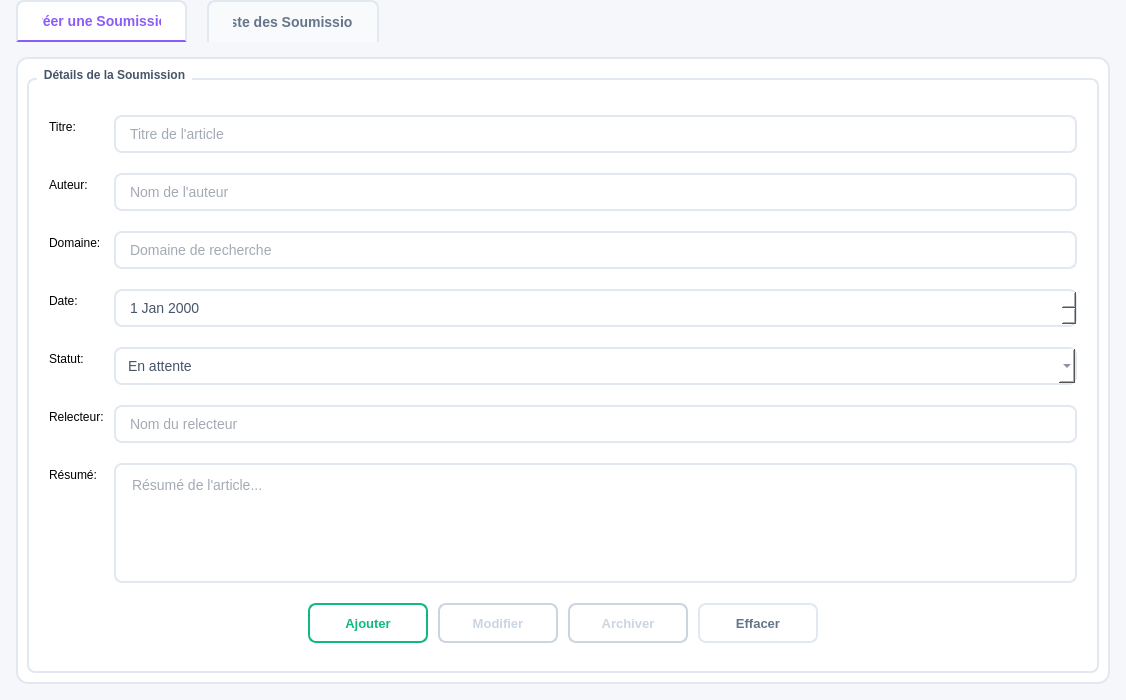
<?xml version="1.0" encoding="UTF-8"?>
<ui version="4.0">
 <class>Submission</class>
 <widget class="QWidget" name="Submission">
  <property name="geometry">
   <rect>
    <x>0</x>
    <y>0</y>
    <width>1000</width>
    <height>700</height>
   </rect>
  </property>
  <property name="windowTitle">
   <string>Gestion des Soumissions</string>
  </property>
  <property name="styleSheet">
   <string notr="true">QWidget#Submission {
    background-color: #F5F7FA;
}</string>
  </property>
  <layout class="QVBoxLayout" name="verticalLayout">
   <property name="spacing">
    <number>0</number>
   </property>
   <property name="leftMargin">
    <number>0</number>
   </property>
   <property name="topMargin">
    <number>0</number>
   </property>
   <property name="rightMargin">
    <number>0</number>
   </property>
   <property name="bottomMargin">
    <number>0</number>
   </property>
   <item>
    <widget class="QTabWidget" name="tabWidget">
     <property name="currentIndex">
      <number>0</number>
     </property>
     <property name="styleSheet">
      <string notr="true">QTabWidget::pane {
    border: 1.5px solid #E2E8F0;
    border-radius: 12px;
    background-color: #FFFFFF;
    top: -1px;
    margin: 16px;
}
QTabBar::tab {
    background-color: #F8FAFC;
    color: #64748B;
    padding: 12px 24px;
    border: 1.5px solid #E2E8F0;
    border-bottom: none;
    border-top-left-radius: 8px;
    border-top-right-radius: 8px;
    font-family: 'Segoe UI', sans-serif;
    font-size: 14px;
    font-weight: 600;
    margin-right: 4px;
    margin-left: 16px;
}
QTabBar::tab:selected {
    background-color: #FFFFFF;
    color: #8B5CF6;
    border-bottom: 2px solid #8B5CF6;
}
QTabBar::tab:hover:!selected {
    background-color: #EEF2FF;
    color: #8B5CF6;
}</string>
     </property>
     <widget class="QWidget" name="tabForm">
      <attribute name="title">
       <string>Créer une Soumission</string>
      </attribute>
      <layout class="QVBoxLayout" name="verticalLayout_3">
       <item>
        <widget class="QGroupBox" name="formGroup">
         <property name="title">
          <string>Détails de la Soumission</string>
         </property>
         <property name="styleSheet">
          <string notr="true">QGroupBox { 
    font-weight: 600; 
    border: 1.5px solid #E2E8F0; 
    border-radius: 8px; 
    margin-top: 10px; 
    padding-top: 10px;
    background-color: #FFFFFF;
    color: #475569;
}
QGroupBox::title { 
    subcontrol-origin: margin; 
    left: 10px; 
    padding: 0 5px; 
}</string>
         </property>
         <layout class="QFormLayout" name="formLayout">
          <property name="horizontalSpacing">
           <number>10</number>
          </property>
          <property name="verticalSpacing">
           <number>15</number>
          </property>
          <property name="leftMargin">
           <number>20</number>
          </property>
          <property name="topMargin">
           <number>20</number>
          </property>
          <property name="rightMargin">
           <number>20</number>
          </property>
          <property name="bottomMargin">
           <number>20</number>
          </property>
          <item row="0" column="0">
           <widget class="QLabel" name="label_titre">
            <property name="text">
             <string>Titre:</string>
            </property>
           </widget>
          </item>
          <item row="0" column="1">
           <widget class="QLineEdit" name="titleEdit">
            <property name="minimumSize">
             <size>
              <width>0</width>
              <height>38</height>
             </size>
            </property>
            <property name="styleSheet">
             <string notr="true">QLineEdit {
    border: 1.5px solid #E2E8F0;
    border-radius: 8px;
    padding: 8px 12px;
    background: #FFFFFF;
    font-family: 'Segoe UI', sans-serif;
    font-size: 14px;
    color: #475569;
}
QLineEdit:hover {
    border-color: #C7D2FE;
}
QLineEdit:focus {
    border-color: #8B5CF6;
    background-color: #FAFBFF;
}</string>
            </property>
            <property name="placeholderText">
             <string>Titre de l'article</string>
            </property>
           </widget>
          </item>
          <item row="1" column="0">
           <widget class="QLabel" name="label_auteur">
            <property name="text">
             <string>Auteur:</string>
            </property>
           </widget>
          </item>
          <item row="1" column="1">
           <widget class="QLineEdit" name="authorEdit">
            <property name="minimumSize">
             <size>
              <width>0</width>
              <height>38</height>
             </size>
            </property>
            <property name="styleSheet">
             <string notr="true">QLineEdit {
    border: 1.5px solid #E2E8F0;
    border-radius: 8px;
    padding: 8px 12px;
    background: #FFFFFF;
    font-family: 'Segoe UI', sans-serif;
    font-size: 14px;
    color: #475569;
}
QLineEdit:hover {
    border-color: #C7D2FE;
}
QLineEdit:focus {
    border-color: #8B5CF6;
    background-color: #FAFBFF;
}</string>
            </property>
            <property name="placeholderText">
             <string>Nom de l'auteur</string>
            </property>
           </widget>
          </item>
          <item row="2" column="0">
           <widget class="QLabel" name="label_domaine">
            <property name="text">
             <string>Domaine:</string>
            </property>
           </widget>
          </item>
          <item row="2" column="1">
           <widget class="QLineEdit" name="domainEdit">
            <property name="minimumSize">
             <size>
              <width>0</width>
              <height>38</height>
             </size>
            </property>
            <property name="styleSheet">
             <string notr="true">QLineEdit {
    border: 1.5px solid #E2E8F0;
    border-radius: 8px;
    padding: 8px 12px;
    background: #FFFFFF;
    font-family: 'Segoe UI', sans-serif;
    font-size: 14px;
    color: #475569;
}
QLineEdit:hover {
    border-color: #C7D2FE;
}
QLineEdit:focus {
    border-color: #8B5CF6;
    background-color: #FAFBFF;
}</string>
            </property>
            <property name="placeholderText">
             <string>Domaine de recherche</string>
            </property>
           </widget>
          </item>
          <item row="3" column="0">
           <widget class="QLabel" name="label_date">
            <property name="text">
             <string>Date:</string>
            </property>
           </widget>
          </item>
          <item row="3" column="1">
           <widget class="QDateEdit" name="dateEdit">
            <property name="minimumSize">
             <size>
              <width>0</width>
              <height>38</height>
             </size>
            </property>
            <property name="styleSheet">
             <string notr="true">QDateEdit {
    border: 1.5px solid #E2E8F0;
    border-radius: 8px;
    padding: 8px 12px;
    background: #FFFFFF;
    font-family: 'Segoe UI', sans-serif;
    font-size: 14px;
    color: #475569;
}
QDateEdit:hover {
    border-color: #C7D2FE;
}
QDateEdit:focus {
    border-color: #8B5CF6;
    background-color: #FAFBFF;
}</string>
            </property>
            <property name="readOnly">
             <bool>true</bool>
            </property>
            <property name="calendarPopup">
             <bool>false</bool>
            </property>
           </widget>
          </item>
          <item row="4" column="0">
           <widget class="QLabel" name="label_statut">
            <property name="text">
             <string>Statut:</string>
            </property>
           </widget>
          </item>
          <item row="4" column="1">
           <widget class="QComboBox" name="statusCombo">
            <property name="minimumSize">
             <size>
              <width>0</width>
              <height>38</height>
             </size>
            </property>
            <property name="styleSheet">
             <string notr="true">QComboBox {
    border: 1.5px solid #E2E8F0;
    border-radius: 8px;
    padding: 8px 12px;
    background: #FFFFFF;
    font-family: 'Segoe UI', sans-serif;
    font-size: 14px;
    color: #475569;
}
QComboBox:hover {
    border-color: #C7D2FE;
}
QComboBox:focus {
    border-color: #8B5CF6;
    background-color: #FAFBFF;
}</string>
            </property>
            <item>
             <property name="text">
              <string>En attente</string>
             </property>
            </item>
            <item>
             <property name="text">
              <string>En révision</string>
             </property>
            </item>
            <item>
             <property name="text">
              <string>Accepté</string>
             </property>
            </item>
            <item>
             <property name="text">
              <string>Rejeté</string>
             </property>
            </item>
           </widget>
          </item>
          <item row="5" column="0">
           <widget class="QLabel" name="label_relecteur">
            <property name="text">
             <string>Relecteur:</string>
            </property>
           </widget>
          </item>
          <item row="5" column="1">
           <widget class="QLineEdit" name="reviewerEdit">
            <property name="minimumSize">
             <size>
              <width>0</width>
              <height>38</height>
             </size>
            </property>
            <property name="styleSheet">
             <string notr="true">QLineEdit {
    border: 1.5px solid #E2E8F0;
    border-radius: 8px;
    padding: 8px 12px;
    background: #FFFFFF;
    font-family: 'Segoe UI', sans-serif;
    font-size: 14px;
    color: #475569;
}
QLineEdit:hover {
    border-color: #C7D2FE;
}
QLineEdit:focus {
    border-color: #8B5CF6;
    background-color: #FAFBFF;
}</string>
            </property>
            <property name="placeholderText">
             <string>Nom du relecteur</string>
            </property>
           </widget>
          </item>
          <item row="6" column="0">
           <widget class="QLabel" name="label_resume">
            <property name="text">
             <string>Résumé:</string>
            </property>
           </widget>
          </item>
          <item row="6" column="1">
           <widget class="QTextEdit" name="abstractEdit">
            <property name="maximumSize">
             <size>
              <width>16777215</width>
              <height>120</height>
             </size>
            </property>
            <property name="styleSheet">
             <string notr="true">QTextEdit {
    border: 1.5px solid #E2E8F0;
    border-radius: 8px;
    padding: 8px 12px;
    background: #FFFFFF;
    font-family: 'Segoe UI', sans-serif;
    font-size: 14px;
    color: #475569;
}
QTextEdit:hover {
    border-color: #C7D2FE;
}
QTextEdit:focus {
    border-color: #8B5CF6;
    background-color: #FAFBFF;
}</string>
            </property>
            <property name="placeholderText">
             <string>Résumé de l'article...</string>
            </property>
           </widget>
          </item>
          <item row="7" column="0" colspan="2">
           <layout class="QHBoxLayout" name="crudLayout">
            <property name="spacing">
             <number>10</number>
            </property>
            <item>
             <spacer name="horizontalSpacer_3">
              <property name="orientation">
               <enum>Qt::Horizontal</enum>
              </property>
              <property name="sizeHint" stdset="0">
               <size>
                <width>40</width>
                <height>20</height>
               </size>
              </property>
             </spacer>
            </item>
            <item>
             <widget class="QPushButton" name="addBtn">
              <property name="minimumSize">
               <size>
                <width>120</width>
                <height>40</height>
               </size>
              </property>
              <property name="cursor">
               <cursorShape>PointingHandCursor</cursorShape>
              </property>
              <property name="text">
               <string>Ajouter</string>
              </property>
              <property name="styleSheet">
               <string notr="true">QPushButton { 
    background-color: transparent; 
    color: #10B981; 
    border: 2px solid #10B981; 
    border-radius: 8px; 
    font-family: 'Segoe UI', sans-serif;
    font-size: 13px;
    font-weight: 600; 
    padding: 8px 20px; 
}
QPushButton:hover { 
    background-color: #10B981; 
    color: white;
}</string>
              </property>
             </widget>
            </item>
            <item>
             <widget class="QPushButton" name="updateBtn">
              <property name="enabled">
               <bool>false</bool>
              </property>
              <property name="minimumSize">
               <size>
                <width>120</width>
                <height>40</height>
               </size>
              </property>
              <property name="cursor">
               <cursorShape>PointingHandCursor</cursorShape>
              </property>
              <property name="text">
               <string>Modifier</string>
              </property>
              <property name="styleSheet">
               <string notr="true">QPushButton { 
    background-color: transparent; 
    color: #3B82F6; 
    border: 2px solid #3B82F6; 
    border-radius: 8px; 
    font-family: 'Segoe UI', sans-serif;
    font-size: 13px;
    font-weight: 600; 
    padding: 8px 20px; 
}
QPushButton:hover { 
    background-color: #3B82F6; 
    color: white;
}
QPushButton:disabled { 
    background-color: transparent;
    color: #CBD5E1;
    border-color: #CBD5E1;
}</string>
              </property>
             </widget>
            </item>
            <item>
             <widget class="QPushButton" name="deleteBtn">
              <property name="enabled">
               <bool>false</bool>
              </property>
              <property name="minimumSize">
               <size>
                <width>120</width>
                <height>40</height>
               </size>
              </property>
              <property name="cursor">
               <cursorShape>PointingHandCursor</cursorShape>
              </property>
              <property name="text">
               <string>Archiver</string>
              </property>
              <property name="styleSheet">
               <string notr="true">QPushButton { 
    background-color: transparent; 
    color: #EF4444; 
    border: 2px solid #EF4444; 
    border-radius: 8px; 
    font-family: 'Segoe UI', sans-serif;
    font-size: 13px;
    font-weight: 600; 
    padding: 8px 20px; 
}
QPushButton:hover { 
    background-color: #EF4444; 
    color: white;
}
QPushButton:disabled { 
    background-color: transparent;
    color: #CBD5E1;
    border-color: #CBD5E1;
}</string>
              </property>
             </widget>
            </item>
            <item>
             <widget class="QPushButton" name="clearBtn">
              <property name="minimumSize">
               <size>
                <width>120</width>
                <height>40</height>
               </size>
              </property>
              <property name="cursor">
               <cursorShape>PointingHandCursor</cursorShape>
              </property>
              <property name="text">
               <string>Effacer</string>
              </property>
              <property name="styleSheet">
               <string notr="true">QPushButton { 
    background-color: transparent; 
    color: #64748B; 
    border: 2px solid #E2E8F0; 
    border-radius: 8px; 
    font-family: 'Segoe UI', sans-serif;
    font-size: 13px;
    font-weight: 600; 
    padding: 8px 20px; 
}
QPushButton:hover { 
    background-color: #F8FAFC;
    border-color: #CBD5E1;
}</string>
              </property>
             </widget>
            </item>
            <item>
             <spacer name="horizontalSpacer_4">
              <property name="orientation">
               <enum>Qt::Horizontal</enum>
              </property>
              <property name="sizeHint" stdset="0">
               <size>
                <width>40</width>
                <height>20</height>
               </size>
              </property>
             </spacer>
            </item>
           </layout>
          </item>
         </layout>
        </widget>
       </item>
      </layout>
     </widget>
     <widget class="QWidget" name="tabList">
      <attribute name="title">
       <string>Liste des Soumissions</string>
      </attribute>
      <layout class="QVBoxLayout" name="verticalLayout_2">
       <item>
        <layout class="QHBoxLayout" name="toolbarLayout">
         <property name="spacing">
          <number>12</number>
         </property>
         <property name="leftMargin">
          <number>16</number>
         </property>
         <property name="topMargin">
          <number>16</number>
         </property>
         <property name="rightMargin">
          <number>16</number>
         </property>
         <property name="bottomMargin">
          <number>16</number>
         </property>
         <item>
          <widget class="QLineEdit" name="searchEdit">
           <property name="minimumSize">
            <size>
             <width>300</width>
             <height>40</height>
            </size>
           </property>
           <property name="styleSheet">
            <string notr="true">QLineEdit {
    border: 1.5px solid #E2E8F0;
    border-radius: 8px;
    padding: 8px 16px;
    background: #FFFFFF;
    font-family: 'Segoe UI', sans-serif;
    font-size: 14px;
    color: #475569;
}
QLineEdit:hover {
    border-color: #C7D2FE;
}
QLineEdit:focus {
    border-color: #6366F1;
    background-color: #FAFBFF;
}</string>
           </property>
           <property name="placeholderText">
            <string>Entrez votre recherche...</string>
           </property>
          </widget>
         </item>
         <item>
          <widget class="QComboBox" name="searchTypeCombo">
           <property name="minimumSize">
            <size>
             <width>140</width>
             <height>40</height>
            </size>
           </property>
           <property name="styleSheet">
            <string notr="true">QComboBox {
    border: 1.5px solid #E2E8F0;
    border-radius: 8px;
    padding: 8px 12px;
    background: #FFFFFF;
    font-family: 'Segoe UI', sans-serif;
    font-size: 13px;
    color: #475569;
}
QComboBox:hover {
    border-color: #C7D2FE;
}
QComboBox:focus {
    border-color: #6366F1;
    background-color: #FAFBFF;
}</string>
           </property>
           <item>
            <property name="text">
             <string>Par Titre</string>
            </property>
           </item>
           <item>
            <property name="text">
             <string>Par Domaine</string>
            </property>
           </item>
          </widget>
         </item>
         <item>
          <widget class="QPushButton" name="searchBtn">
           <property name="minimumSize">
            <size>
             <width>110</width>
             <height>40</height>
            </size>
           </property>
           <property name="cursor">
            <cursorShape>PointingHandCursor</cursorShape>
           </property>
           <property name="text">
            <string>Rechercher</string>
           </property>
           <property name="styleSheet">
            <string notr="true">QPushButton {
    background-color: transparent;
    color: #3B82F6;
    border: 2px solid #3B82F6;
    border-radius: 8px;
    font-family: 'Segoe UI', sans-serif;
    font-size: 14px;
    font-weight: 600;
    padding: 0px 12px;
}
QPushButton:hover {
    background-color: #3B82F6;
    color: white;
}</string>
           </property>
          </widget>
         </item>
         <item>
          <spacer name="horizontalSpacer">
           <property name="orientation">
            <enum>Qt::Horizontal</enum>
           </property>
           <property name="sizeHint" stdset="0">
            <size>
             <width>40</width>
             <height>20</height>
            </size>
           </property>
          </spacer>
         </item>
         <item>
          <widget class="QComboBox" name="sortTypeCombo">
           <property name="minimumSize">
            <size>
             <width>120</width>
             <height>40</height>
            </size>
           </property>
           <property name="styleSheet">
            <string notr="true">QComboBox {
    border: 1.5px solid #E2E8F0;
    border-radius: 8px;
    padding: 8px 12px;
    background: #FFFFFF;
    font-family: 'Segoe UI', sans-serif;
    font-size: 13px;
    color: #475569;
}
QComboBox:hover {
    border-color: #C7D2FE;
}
QComboBox:focus {
    border-color: #6366F1;
    background-color: #FAFBFF;
}</string>
           </property>
           <item>
            <property name="text">
             <string>Par Date</string>
            </property>
           </item>
           <item>
            <property name="text">
             <string>Par Titre</string>
            </property>
           </item>
          </widget>
         </item>
         <item>
          <widget class="QPushButton" name="sortBtn">
           <property name="minimumSize">
            <size>
             <width>100</width>
             <height>40</height>
            </size>
           </property>
           <property name="cursor">
            <cursorShape>PointingHandCursor</cursorShape>
           </property>
           <property name="text">
            <string>Trier</string>
           </property>
           <property name="styleSheet">
            <string notr="true">QPushButton {
    background-color: transparent;
    color: #8B5CF6;
    border: 2px solid #8B5CF6;
    border-radius: 8px;
    font-family: 'Segoe UI', sans-serif;
    font-size: 14px;
    font-weight: 600;
    padding: 0px 12px;
}
QPushButton:hover {
    background-color: #8B5CF6;
    color: white;
}</string>
           </property>
          </widget>
         </item>
         <item>
          <widget class="QPushButton" name="exportBtn">
           <property name="minimumSize">
            <size>
             <width>120</width>
             <height>40</height>
            </size>
           </property>
           <property name="cursor">
            <cursorShape>PointingHandCursor</cursorShape>
           </property>
           <property name="text">
            <string>Exporter PDF</string>
           </property>
           <property name="styleSheet">
            <string notr="true">QPushButton {
    background-color: transparent;
    color: #F59E0B;
    border: 2px solid #F59E0B;
    border-radius: 8px;
    font-family: 'Segoe UI', sans-serif;
    font-size: 14px;
    font-weight: 600;
    padding: 0px 12px;
}
QPushButton:hover {
    background-color: #F59E0B;
    color: white;
}</string>
           </property>
          </widget>
         </item>
         <item>
          <widget class="QPushButton" name="statsBtn">
           <property name="minimumSize">
            <size>
             <width>110</width>
             <height>40</height>
            </size>
           </property>
           <property name="cursor">
            <cursorShape>PointingHandCursor</cursorShape>
           </property>
           <property name="text">
            <string>Statistiques</string>
           </property>
           <property name="styleSheet">
            <string notr="true">QPushButton {
    background-color: transparent;
    color: #14B8A6;
    border: 2px solid #14B8A6;
    border-radius: 8px;
    font-family: 'Segoe UI', sans-serif;
    font-size: 14px;
    font-weight: 600;
    padding: 0px 12px;
}
QPushButton:hover {
    background-color: #14B8A6;
    color: white;
}</string>
           </property>
          </widget>
         </item>
        </layout>
       </item>
       <item>
        <widget class="QTableWidget" name="submissionTable">
         <property name="alternatingRowColors">
          <bool>true</bool>
         </property>
         <property name="selectionMode">
          <enum>QAbstractItemView::SingleSelection</enum>
         </property>
         <property name="selectionBehavior">
          <enum>QAbstractItemView::SelectRows</enum>
         </property>
         <property name="styleSheet">
          <string notr="true">QTableWidget {
    background-color: #FFFFFF;
    border: none;
    gridline-color: #F1F5F9;
    font-family: 'Segoe UI', 'Roboto', sans-serif;
}
QTableWidget::item {
    padding: 14px;
    border-bottom: 1px solid #F1F5F9;
    color: #475569;
    font-size: 13px;
}
QTableWidget::item:selected {
    background-color: #F1F5F9;
    color: #1E293B;
}
QHeaderView::section {
    background-color: #F8FAFC;
    color: #64748B;
    padding: 16px;
    border: none;
    border-bottom: 2px solid #E2E8F0;
    border-right: 1px solid #F1F5F9;
    font-weight: 600;
    font-size: 12px;
    text-transform: uppercase;
    font-family: 'Segoe UI', 'Roboto', sans-serif;
    letter-spacing: 0.8px;
}</string>
         </property>
         <property name="editTriggers">
          <set>QAbstractItemView::EditTrigger::NoEditTriggers</set>
         </property>
         <attribute name="horizontalHeaderStretchLastSection">
          <bool>true</bool>
         </attribute>
         <attribute name="verticalHeaderVisible">
          <bool>false</bool>
         </attribute>
         <column>
          <property name="text">
           <string>ID</string>
          </property>
         </column>
         <column>
          <property name="text">
           <string>Titre</string>
          </property>
         </column>
         <column>
          <property name="text">
           <string>Auteur</string>
          </property>
         </column>
         <column>
          <property name="text">
           <string>Domaine</string>
          </property>
         </column>
         <column>
          <property name="text">
           <string>Date</string>
          </property>
         </column>
         <column>
          <property name="text">
           <string>Statut</string>
          </property>
         </column>
         <column>
          <property name="text">
           <string>Relecteur</string>
          </property>
         </column>
        </widget>
       </item>
      </layout>
     </widget>
    </widget>
   </item>
  </layout>
 </widget>
 <resources/>
 <connections/>
</ui>
